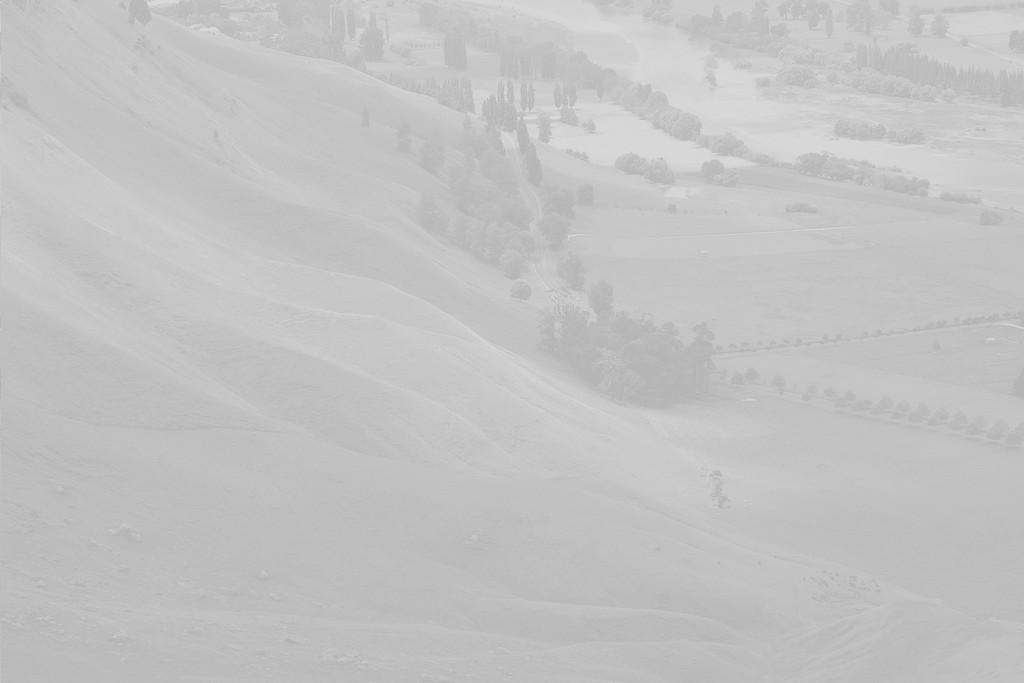
#> input picture short projects/lab3/land.jpeg, 1024 x 683 px, found by its file name
$ jupyter execute ID_19101189_Lab_Task_3.ipynb
#> lines starting #> are read from the running program, lines starting #| are printed output that depends on the picture
# Import Libraries

[cell 1]
import numpy as np
from skimage import io, color, exposure, img_as_float
import matplotlib.pyplot as plt

# Task 1

[cell 2]
# Load the "land.jpeg" image
I = io.imread("land.jpeg")
#> I is the input picture: shape (683, 1024); min 174, max 221, mean 194.4

# Normalize the image using img_to_float
I = img_as_float(I)# normalized version of I

# Calculate the histogram
hist, bins = exposure.histogram(I.ravel(), nbins=256, normalize=False)
#> hist = 256 values, max 52578 at index 87, min 0 at index 1, mean 2732; bins = 256 values from 0.683 to 0.866

# Calculate the cumulative histogram
chist, cbins = exposure.cumulative_distribution(I.ravel(), nbins=256)
#> chist = 256 values from 1.43e-06 to 1; cbins = 256 values from 0.683 to 0.866

# In a 1 by 3 subplots (plt.subplots(1, 3, ...)), show:
# 1. The image (note that the image is grayscale)
# 2. Histogram
# 3. Cumulative histogram

plt.rcParams['figure.figsize'] = (8, 10)
plt.subplot(1, 3, 1)
io.imshow(I)
plt.axis("off")
plt.title("image")

plt.subplot(1, 3, 2)
plt.plot(bins, hist, 'k')
plt.xlabel("pixel values")
plt.title("histogram")
plt.subplot(1, 3, 3)

plt.plot(cbins,chist, 'r', lw=3)
plt.ylabel("percentage")
plt.title("cumulative histogram")
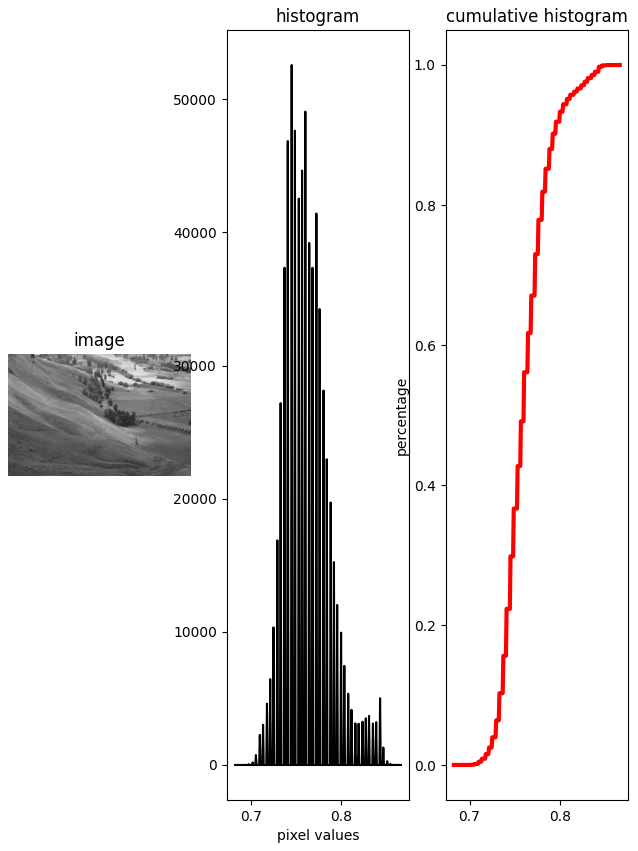
#> figure drawn by matplotlib, 3 panels; panel 2: curve peaks at x = 0.745, y = 52578; panel 3: curve peaks at x = 0.866, y = 1

# Task 2

[cell 3]
# Perform global histogram equalization on the image
I_histeq = exposure.equalize_hist(I)
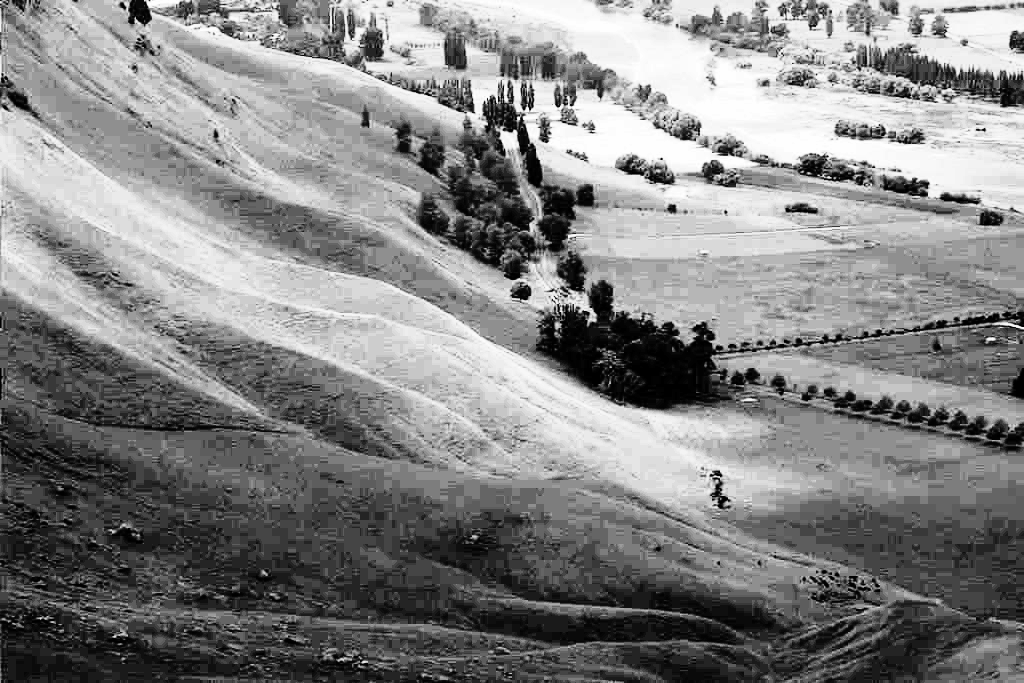
#> I_histeq: shape (683, 1024) float64; min 1.43e-06, max 1, mean 0.518
hist_I_histeq, bins_I_histeq = exposure.histogram(I_histeq.ravel(), nbins=256, normalize=False)
#> hist_I_histeq = 256 values, max 52578 at index 69, min 0 at index 1, mean 2732; bins_I_histeq = 256 values from 0.00195 to 0.998
# Perform adaptive histogram equalization (AHE) with kernel size = (41, 41)
I_ahe = exposure.equalize_adapthist(I, kernel_size=(41, 41), clip_limit=0)
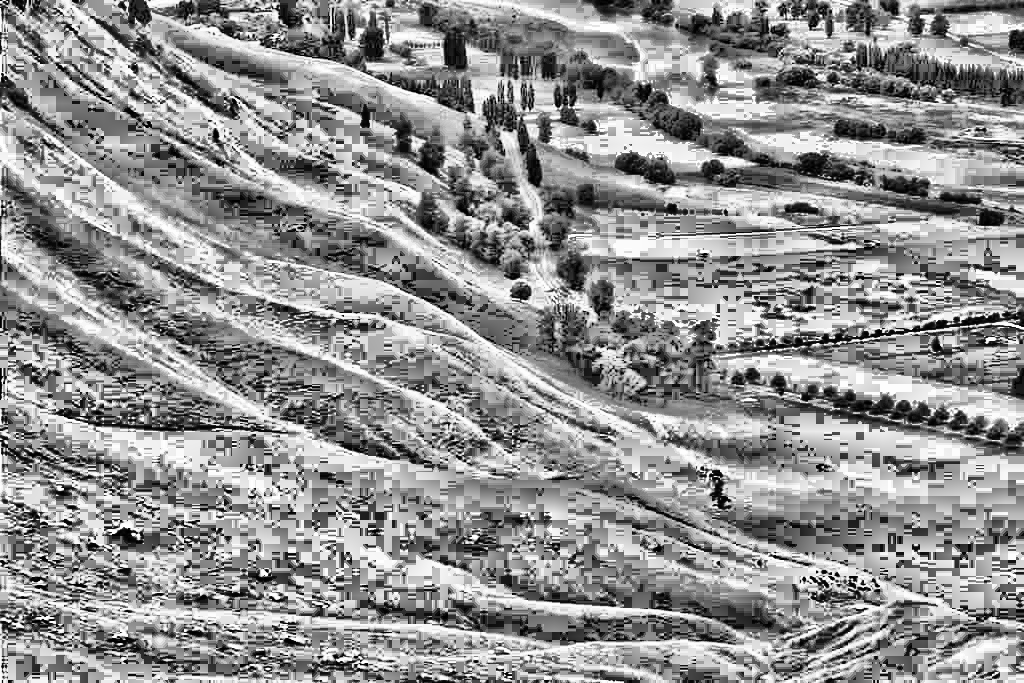
#> I_ahe: shape (683, 1024) float64; min 0, max 1, mean 0.57
hist_I_ahe, bins_I_ahe = exposure.histogram(I_ahe.ravel(), nbins=256, normalize=False)
#> hist_I_ahe = 256 values, max 3905 at index 255, min 939 at index 0, mean 2732; bins_I_ahe = 256 values from 0.00195 to 0.998
# Perform CLAHE with kernel size = (41, 41) and clip limit = 0.05
I_clahe = exposure.equalize_adapthist(I, kernel_size=(41, 41), clip_limit=0.05)
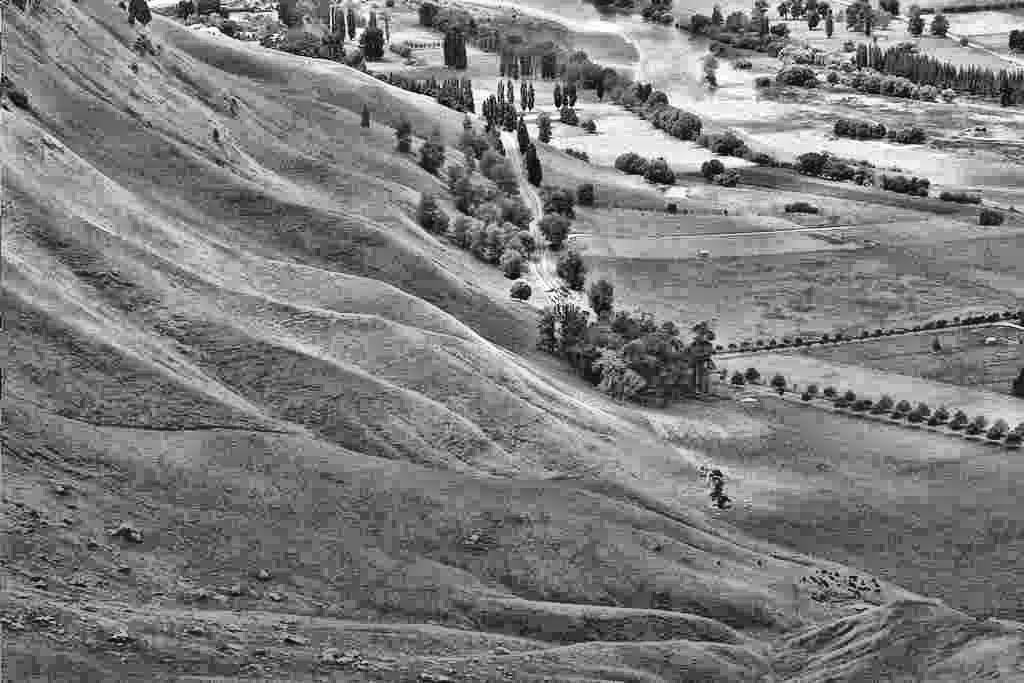
#> I_clahe: shape (683, 1024) float64; min 0, max 1, mean 0.49
hist_I_clahe, bins_I_clahe = exposure.histogram(I_clahe.ravel(), nbins=256, normalize=False)
#> hist_I_clahe = 256 values, max 7895 at index 105, min 2 at index 0, mean 2732; bins_I_clahe = 256 values from 0.00195 to 0.998

[cell 4]
# In a 2 by 4 subplots (plt.subplots(1, 3, ...)), show the followings:
#    I           I_histeq           I_ahe          I_clahe
# hist(I)     hist(I_histeq)     hist(I_ahe)    hist(I_clahe)

plt.rcParams['figure.figsize'] = (18,6)
plt.subplot(2, 4, 1)
io.imshow(I)
plt.axis("off")
plt.title("I")

plt.subplot(2, 4, 2)
io.imshow(I_histeq )
plt.axis("off")
plt.title("I_histeq")

plt.subplot(2, 4, 3)
io.imshow(I_ahe )
plt.axis("off")
plt.title("I_ahe")

plt.subplot(2, 4, 4)
io.imshow(I_clahe)
plt.axis("off")
plt.title("I_clahe")

plt.subplot(2, 4, 5)
plt.plot(bins, hist, 'k')
plt.xlabel("pixel values")
plt.title("hist(I)")

plt.subplot(2, 4,6)
plt.plot(bins_I_histeq,hist_I_histeq , 'k')
plt.xlabel("pixel values")
plt.title("hist(I_histeq) ")

plt.subplot(2, 4, 7)
plt.plot(bins_I_ahe ,hist_I_ahe, 'k')
plt.xlabel("pixel values")
plt.title("hist(I_ahe) ")

plt.subplot(2, 4, 8)
plt.plot(bins_I_clahe,hist_I_clahe, 'k')
plt.xlabel("pixel values")
plt.title("hist(I_clahe)")
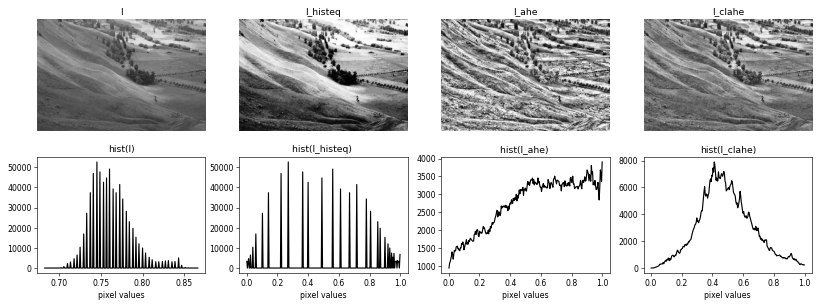
#> figure drawn by matplotlib, 8 panels; panel 5: curve peaks at x = 0.745, y = 52578; panel 6: curve peaks at x = 0.271, y = 52578; panel 7: curve peaks at x = 0.998, y = 3905; panel 8: curve peaks at x = 0.412, y = 7895
